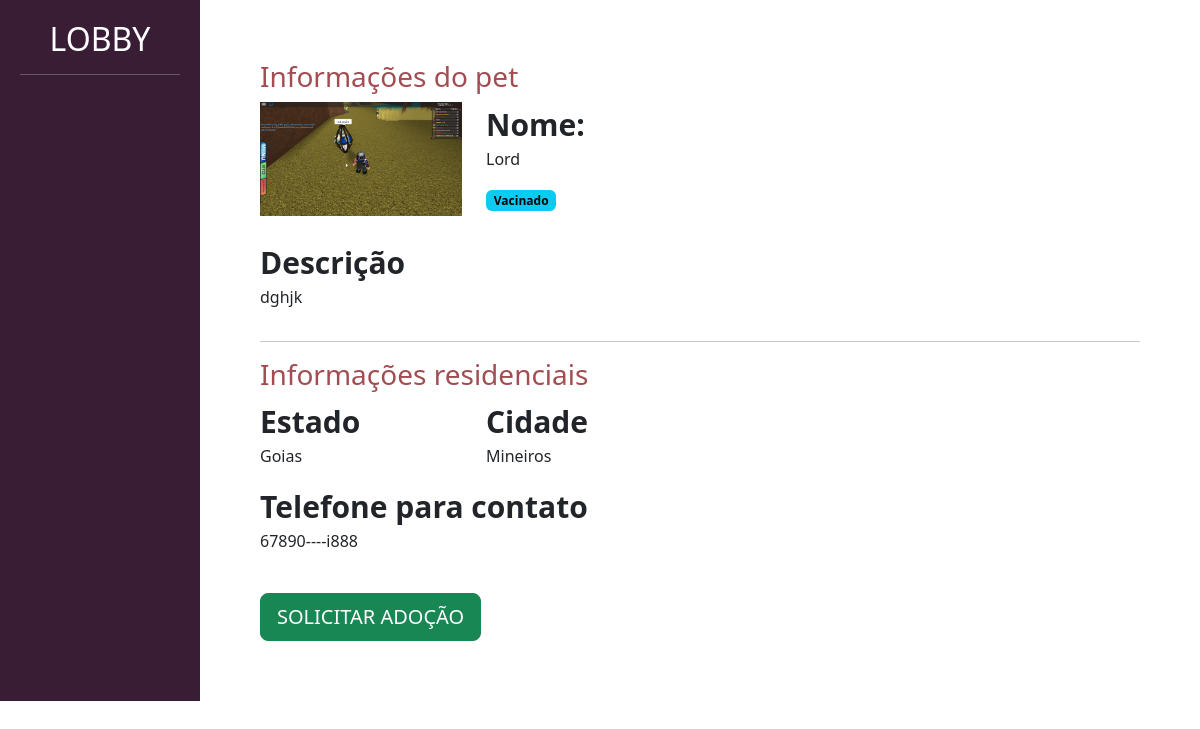
The app's page /divulgar/ver_pet/19 with its own data.
### divulgar/models.py (models this page shows, shortened)
class Pet(models.Model):
    choice_status = (('P', 'Para adocão'), ('A', 'Adotado'))
    usuario = models.ForeignKey(User, on_delete=models.DO_NOTHING)
    foto = models.ImageField(upload_to="fotos_pet")
    nome = models.CharField(max_length=30)
    descricao = models.TextField()
    estado = models.CharField(max_length=50)
    cidade = models.CharField(max_length=30)
    telefone = models.CharField(max_length=14)
    tags = models.ManyToManyField(Tag)
    raca = models.ForeignKey(Raca, on_delete=models.DO_NOTHING)
    status = models.CharField(max_length=1, choices=choice_status, default='P')

class Tag(models.Model):
    tag = models.CharField(max_length=100)
    def __str__(self):
        return self.tag

### divulgar/views.py (the view)
# urls.py: path('ver_pet/<int:id>', views.ver_pet, name="ver_pet"),
def ver_pet(request,id):
    if request.method =="GET":
        pet = Pet.objects.get(id=id)
        return render(request, 'ver_pet.html', {'pet': pet })

### divulgar/templates/ver_pet.html (shortened to what this page needs)
{% load static %}
<!doctype html>
<html lang="pt-BR">
        <head>
        <link href="https://cdn.jsdelivr.net/npm/bootstrap@5.3.0-alpha1/dist/css/bootstrap.min.css" rel="stylesheet">
        <link href="{% static 'usuarios/css/cadastro.css' %}" rel="stylesheet">
        <link href="{% static 'divulgar/css/novo_pet.css' %}" rel="stylesheet">
        <link href="{% static 'divulgar/css/seus_pet.css' %}" rel="stylesheet">
        <link href="{% static 'adotar/css/listar_pets.css' %}" rel="stylesheet">
        </head>
        <body>
            <div class="container-fluid">
                <div class="row">
                    <div class="col-md-2 bg-side-plataforma sidebar">
                        <h2>LOBBY</h2>
                        <hr>
                    </div>
                    <div style="padding:60px" class="col-md">
                        <h3 class="font-vinho">Informações do pet</h3>
                        <div class="row">
                            <div class="col-md-3">
                                <img width="100%" src="{{pet.foto.url}}">
                            </div>
                            <div class="col-md-9">
                                <span class="span-bold">Nome:</span>
                                <p>{{pet.nome}}</p>
                                <div style="width:40%">
                                    {% for tag in pet.tags.all %}
                                    <span class="badge text-bg-info badge-md">{{tag}}</span>
                                    {% endfor %}
                                </div>
                            </div>
                        </div>
                        <br>
                        <div class="row">
                            <div class="col-md-5">
                                <span class="span-bold">Descrição</span>
                                <p>{{pet.descricao}}</p>
                            </div>
                            <div class="col-md-7">
                            </div>
                        </div>
                        <hr>
                        <div class="row">
                            <h3 class="font-vinho">Informações residenciais</h3>
                            <div class="col-md">
                                <div class="row">
                                    <div class="col-md">
                                        <span class="span-bold">Estado</span>
                                        <p>{{pet.estado}}</p>
                                    </div>
                                    <div class="col-md">
                                        <span class="span-bold">Cidade</span>
                                        <p>{{pet.cidade}}</p>
                                    </div>
                                </div>
                                <span class="span-bold">Telefone para contato</span>
                                <p>{{pet.telefone}}</p>
                                <br>
                                <a href="{% url 'pedido_adocao' pet.id %}" class="btn btn-success btn-lg">SOLICITAR ADOÇÃO</a>
                            </div>
                            <div class="col-md">
                            </div>
                        </div>
                    </div>
                </div>
        </div>
    </body>
</html>

### templates/static/divulgar/css/novo_pet.css (style rules this page uses)
.sidebar { text-align: center; padding: 20px; }
.font-vinho { color: #A24D52; }

### templates/static/adotar/css/listar_pets.css (style rules this page uses)
.span-bold { font-weight: bold; font-size: 30px; }
.bg-side-plataforma { background-color: #391D34; color: white; }

### records on screen
Pet: foto (picture), nome "Lord", descricao "dghjk", estado "Goias", cidade "Mineiros", telefone "67890----i888"
Tag: tag "Vacinado"
